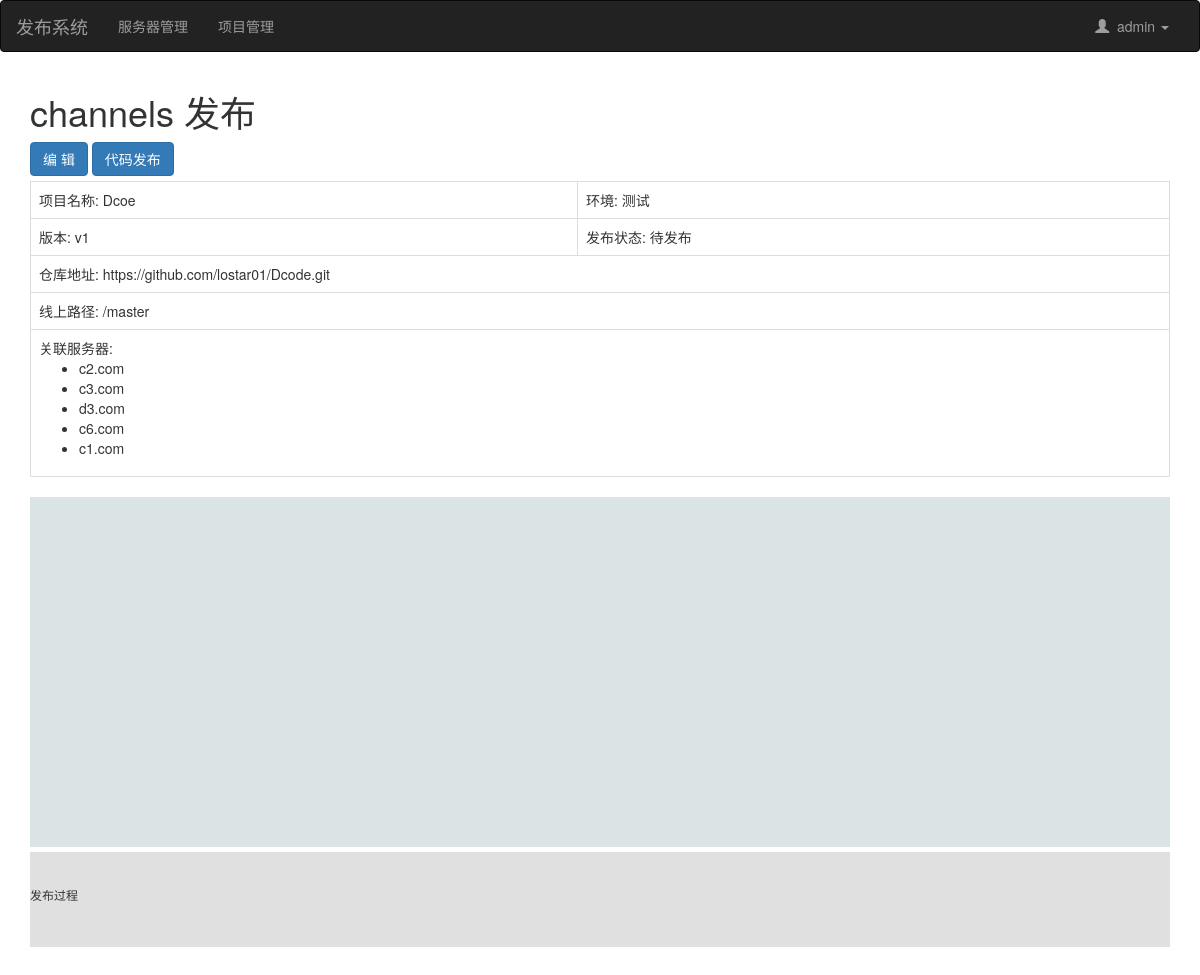
The page /deploy/32 (signed in) on the database as committed earlier.
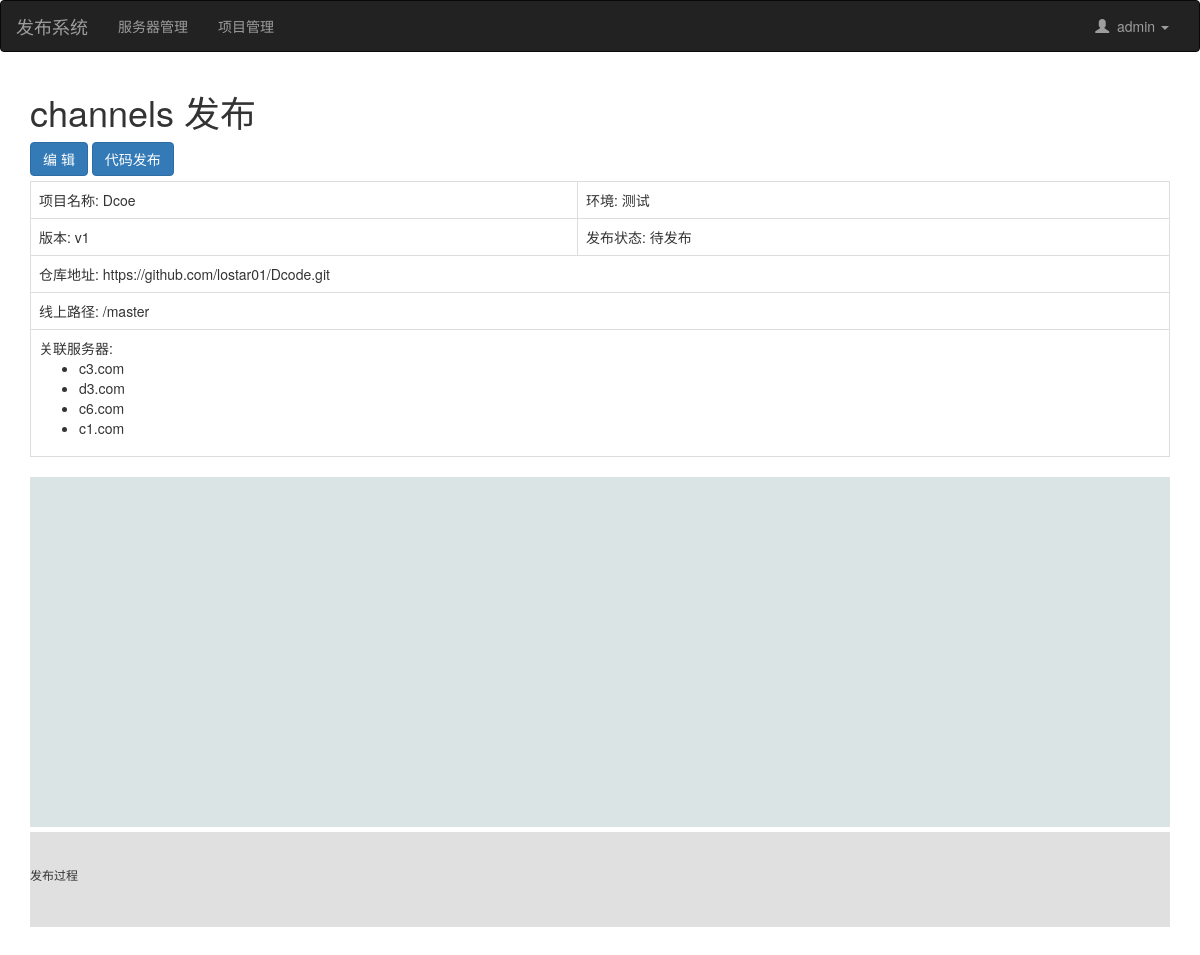
The same page on the database as committed later.
### web/models.py (models this page shows, shortened)
class Server(models.Model):
    hostname = models.CharField(verbose_name='主机名',max_length=32)
    notices = models.CharField(verbose_name='备注',max_length=32,blank=True,default="")

### web/views/deploy.py (the view)
# urls.py: path('deploy/<int:task_id>',deploy.deploy_task, name='deploy'),
@login_required
def deploy_task(request,task_id):
    task_obj = DeployTask.objects.get(pk=task_id)
    title = "发布{0}".format(task_obj.uuid)
    return render(request,'deploy.html',{"task_obj": task_obj,"title": title})

### templates/deploy.html (shortened to what this page needs)
{% extends 'layout.html' %}
{% block content %}
<div class="container">
    <h1>channels 发布</h1>
    <a href="{% url 'task_edit' project_id=task_obj.project_id task_id=task_obj.id %}"><input type="button" class="btn btn-primary" value="编  辑"></a>
    <input type="button" class="btn btn-primary" value="代码发布" onclick="initDeploy()"/>
    <table class="table table-bordered" style="margin-top: 5px;">
        <tr>
            <td>项目名称: {{task_obj.project.title}}</td>
            <td>环境: {{task_obj.project.get_env_display}}</td>
        </tr>
        <tr>
            <td>版本: {{task_obj.tag}}</td>
            <td>发布状态: {{task_obj.get_status_display}}</td>
        </tr>
        <tr>
            <td colspan="2">仓库地址: {{task_obj.project.repo}}</td>
        </tr>
        <tr>
            <td colspan="2">线上路径: {{task_obj.project.path}}</td>
        </tr>
        <tr>
            <td colspan="2">关联服务器:
                <ul>
                {% for server_obj in task_obj.project.server.all %}
                    <li>{{ server_obj.hostname }}</li>
                {% endfor %}
                    </ul>
            </td>
        </tr>
    </table>
    <div id="content" style="height: 350px; background-color: #DAE4E4">
    </div>
    <div id="deploy" style="background-color: #E0E0E0;margin-top: 5px;white-space: pre;font-size: 12px;overflow: auto;">
        <p>发布过程</p>
    </div>
</div>
{% endblock %}

Rows that differ between the two databases and show on the page:
removed Server: hostname "c2.com"
